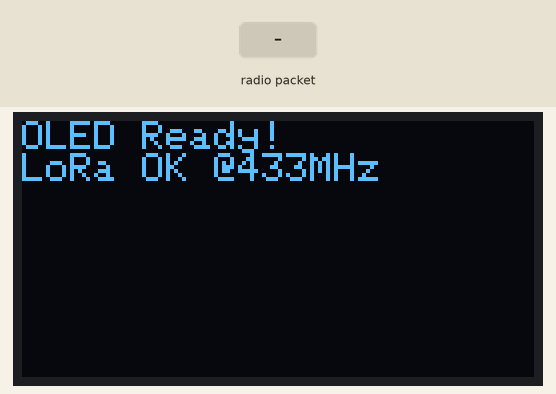
The sketch below on a simulated ESP32-C3. On the bench: 128×64 one-colour display. The test bench sets the inputs (shaded band). Random numbers use the default seed unless the sketch sets one; no radio packets arrive unless stated; what the sketch prints to the serial monitor is not drawn.

Above: at 0.2 s.
At 2.6 s:
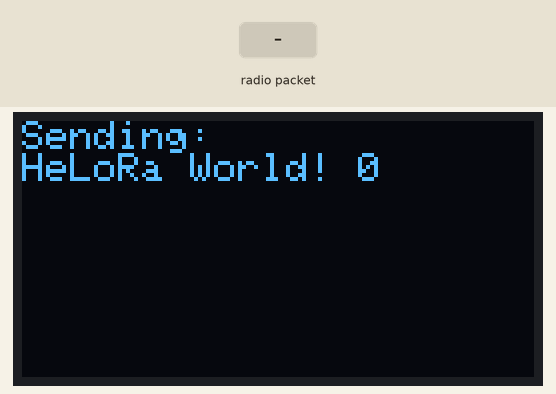
2.7 s: radio packet "1" arrives
At 3.7 s:
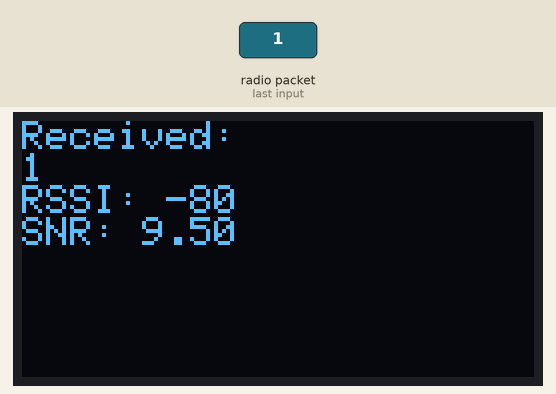
Timing chart, 0 to 5.7 s (numbered marks = the images above; inputs shaded):
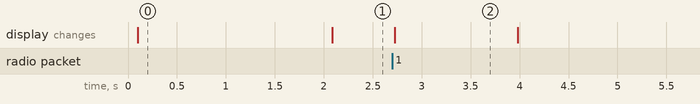

Measured:
- what the display in image 0 shows lasts 2.0 s, from 0.1 s to 2.1 s
- what the display in image 2 shows lasts 1.3 s, from 2.7 s to 4.0 s

The sketch:

esp32c3lora.ino
```cpp
#include <SPI.h>
#include <LoRa.h>
#include <Wire.h>
#include <Adafruit_GFX.h>
#include <Adafruit_SSD1306.h>

// ขา LoRa SX1276/78 สำหรับ ESP32-C3
#define LORA_SCK   8
#define LORA_MISO  9
#define LORA_MOSI  10
#define LORA_CS    1
#define LORA_RST   3
#define LORA_IRQ   2   // DIO0

// OLED 128x64
#define SCREEN_WIDTH 128
#define SCREEN_HEIGHT 64
Adafruit_SSD1306 display(SCREEN_WIDTH, SCREEN_HEIGHT, &Wire, -1);

byte msgCount = 0;
int interval = 2000;
long lastSendTime = 0;

void setup() {
  Serial.begin(115200);
  while (!Serial);

  Serial.println("LoRa Duplex + OLED - ESP32-C3");

  // เริ่มต้น OLED
  Wire.begin(6, 7); // SDA=6, SCL=7
  if (!display.begin(SSD1306_SWITCHCAPVCC, 0x3C)) {
    Serial.println("SSD1306 init failed");
    for (;;);
  }
  display.clearDisplay();
  display.setTextSize(1);
  display.setTextColor(SSD1306_WHITE);
  display.setCursor(0, 0);
  display.println("OLED Ready!");
  display.display();

  // เริ่มต้น SPI
  SPI.begin(LORA_SCK, LORA_MISO, LORA_MOSI, LORA_CS);
  LoRa.setPins(LORA_CS, LORA_RST, LORA_IRQ);

  if (!LoRa.begin(433E6)) {
    Serial.println("LoRa init failed. Check wiring.");
    display.println("LoRa Failed!");
    display.display();
    while (true);
  }

  LoRa.setSpreadingFactor(8);
  Serial.println("LoRa init succeeded.");
  display.println("LoRa OK @433MHz");
  display.display();
}

void loop() {
  if (millis() - lastSendTime > interval) {
    String message = "HeLoRa World! " + String(msgCount);
    sendMessage(message);
    Serial.println("Sending: " + message);

    // แสดงบน OLED
    display.clearDisplay();
    display.setCursor(0, 0);
    display.println("Sending:");
    display.println(message);
    display.display();

    lastSendTime = millis();
    interval = random(2000) + 1000;
    msgCount++;
  }

  onReceive(LoRa.parsePacket());
}

void sendMessage(String outgoing) {
  LoRa.beginPacket();
  LoRa.print(outgoing);
  LoRa.endPacket();
}

void onReceive(int packetSize) {
  if (packetSize == 0) return;

  String incoming = "";
  while (LoRa.available()) {
    incoming += (char)LoRa.read();
  }

  Serial.println("Received: " + incoming);
  Serial.println("RSSI: " + String(LoRa.packetRssi()));
  Serial.println("SNR: " + String(LoRa.packetSnr()));

  // แสดงบน OLED
  display.clearDisplay();
  display.setCursor(0, 0);
  display.println("Received:");
  display.println(incoming);
  display.print("RSSI: ");
  display.println(LoRa.packetRssi());
  display.print("SNR: ");
  display.println(LoRa.packetSnr());
  display.display();
}
```
